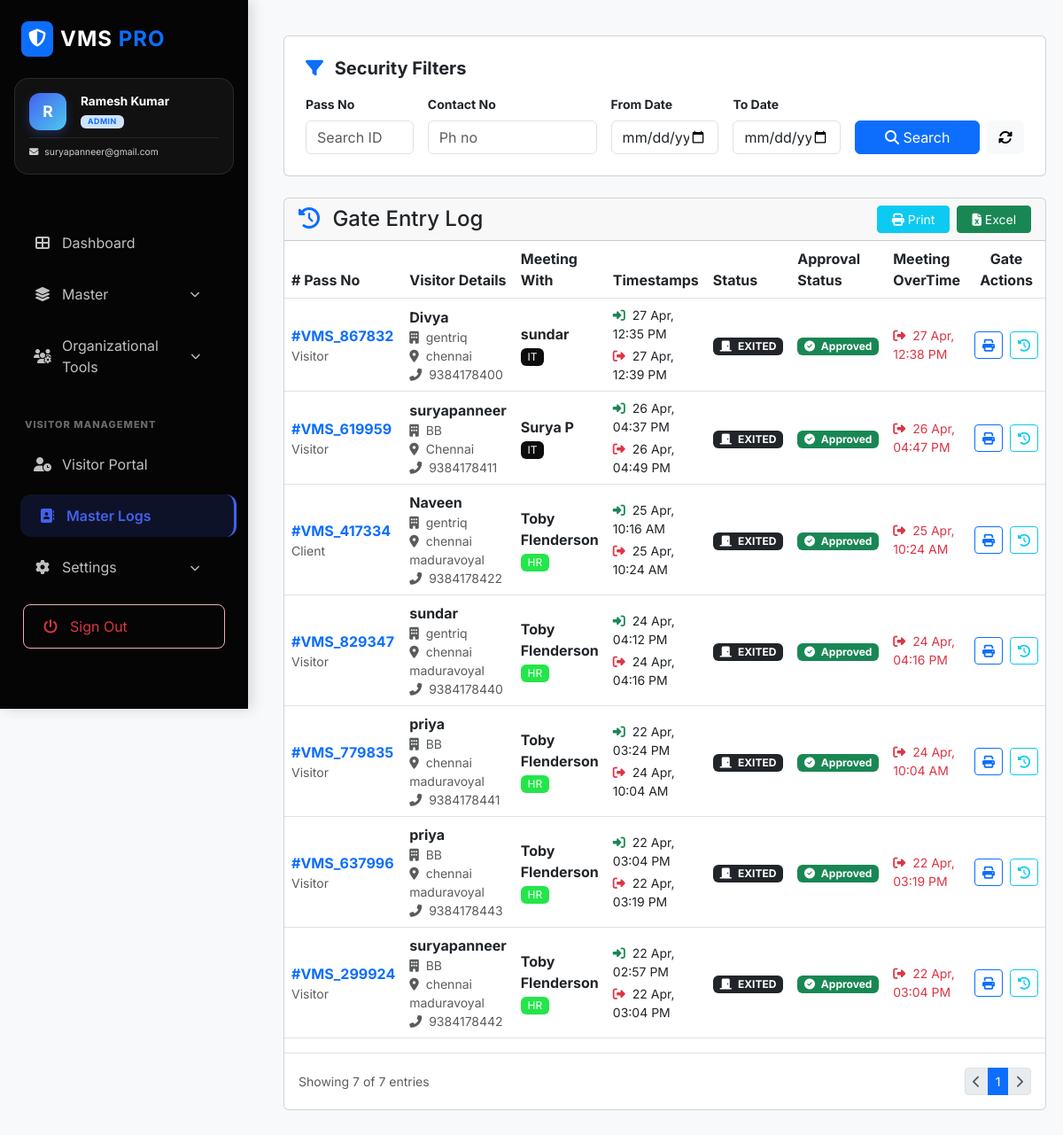
Before: /list_visitor.php (signed in) with the older database file.
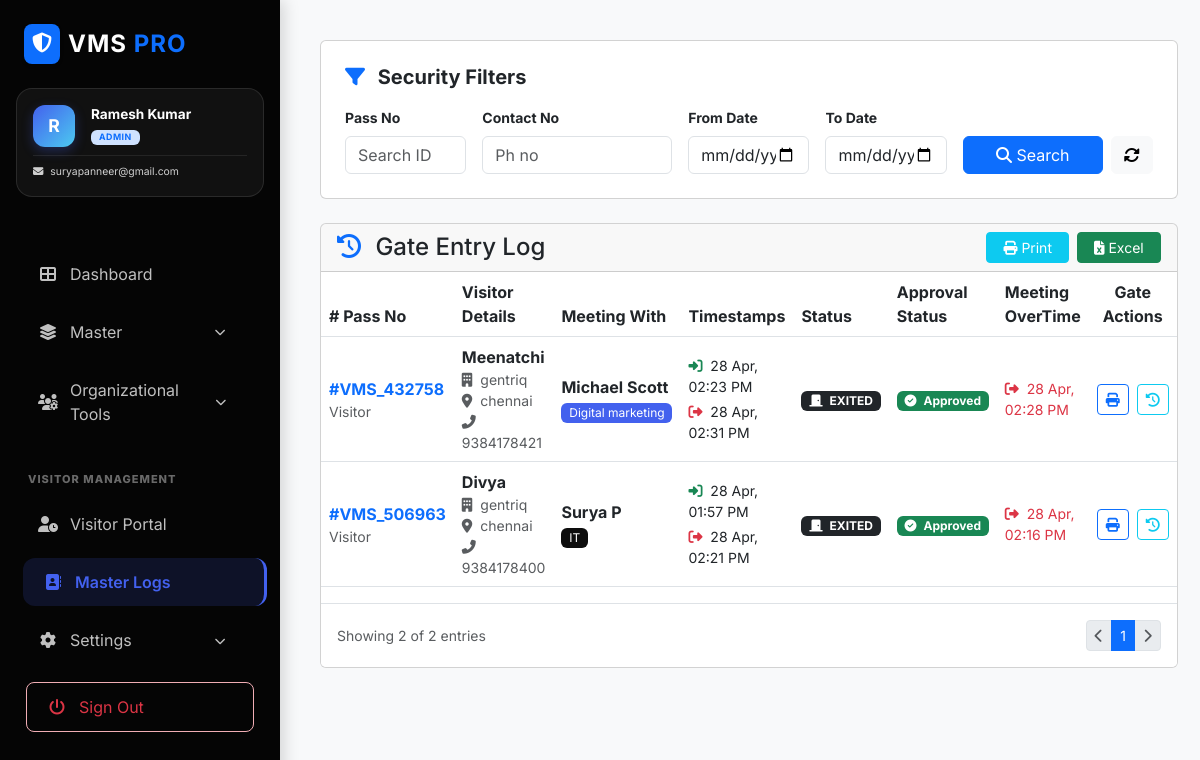
After: the same page with the newer database file.
### tables this page shows
CREATE TABLE `visitor_master` (
  `id` int(11) NOT NULL,
  `pass_no` varchar(50) DEFAULT NULL,
  `img_capture` longtext DEFAULT NULL,
  `person_to_meet` varchar(100) NOT NULL,
  `purpose` varchar(255) NOT NULL,
  `visitor_type` enum('Client','Vendor','Visitor') NOT NULL,
  `company_name` varchar(100) DEFAULT NULL,
  `location` varchar(100) DEFAULT NULL,
  `visitor_name` varchar(100) NOT NULL,
  `contact_no` varchar(15) NOT NULL,
  `email` varchar(100) DEFAULT NULL,
  `devices` text DEFAULT NULL,
  `id_type` varchar(50) DEFAULT NULL,
  `id_upload` varchar(255) DEFAULT NULL,
  `status` enum('Pending','Approved','Rejected') DEFAULT 'Pending',
  `in_time` datetime DEFAULT NULL,
  `out_time` datetime DEFAULT NULL,
  `created_at` timestamp NOT NULL DEFAULT current_timestamp(),
  `vehicle_type` varchar(50) DEFAULT NULL,
  `vehicle_number` varchar(50) DEFAULT NULL,
  `employee_id` int(11) DEFAULT NULL,
  `mobile_count` int(11) DEFAULT NULL,
  `charger_count` int(11) DEFAULT NULL,
  `disc_count` int(11) DEFAULT NULL,
  `laptop_count` int(11) DEFAULT NULL,
  `approval_status` tinyint(4) DEFAULT 0 COMMENT '0=Pending, 1=Approved, 2=Rejected,\r\n3= Schedule',
  `meeting_out_time` datetime DEFAULT NULL
);

CREATE TABLE `users` (
  `id` int(11) NOT NULL,
  `full_name` varchar(100) NOT NULL,
  `email` varchar(150) NOT NULL,
  `password` varchar(255) NOT NULL,
  `contact_no` varchar(20) DEFAULT NULL,
  `designation` varchar(100) DEFAULT NULL,
  `department` varchar(100) DEFAULT NULL,
  `location` varchar(100) DEFAULT NULL,
  `role` varchar(50) DEFAULT 'employee',
  `reporting_manager` varchar(100) DEFAULT NULL,
  `status` enum('Active','Inactive') DEFAULT 'Active',
  `created_at` timestamp NULL DEFAULT current_timestamp()
);

### list_visitor.php (the view, shortened to what the rows shown need)
<?php include("includes/config.php"); ?>
<?php
$limit = 10;
$page = isset($_GET['page']) ? (int)$_GET['page'] : 1;
$offset = ($page - 1) * $limit;
$query = "SELECT v.*, e.full_name AS emp_name, e.department, d.dept_color
          FROM visitor_master v
          LEFT JOIN users e ON v.employee_id = e.id
          LEFT JOIN departments d ON e.department = d.dept_name
          WHERE 1=1";
$final_params = [];
$query .= " ORDER BY v.id DESC LIMIT $limit OFFSET $offset";
$stmt = $con->prepare($query);
$stmt->execute($final_params);
$visitors = $stmt->fetchAll(PDO::FETCH_ASSOC);
?>
<?php include("includes/header.php"); ?>
<div class="content">
    <div class="content-animate">
        <div class="card">
            <div class="card-body p-0">
                <div class="table-responsive">
                    <table class="table table-hover align-middle">
                        <thead>
                            <tr>
                                <th># Pass No</th>
                                <th>Visitor Details</th>
                                <th>Meeting With</th>
                                <th>Timestamps</th>
                                <th>Status</th>
                                <th>Approval Status</th>
                                <th>Meeting OverTime</th>
                                <th class="text-center">Gate Actions</th>
                            </tr>
                        </thead>
                        <tbody>
                            <?php foreach($visitors as $row): ?>
                            <tr>
                                <td>
                                    <span class="fw-bold text-primary">#<?= htmlspecialchars($row['pass_no']) ?></span>
                                    <div class="small text-muted"><?= htmlspecialchars($row['visitor_type']) ?></div>
                                </td>
                                <td>
                                    <div class="fw-bold"><?= htmlspecialchars($row['visitor_name']) ?></div>
                                    <div class="small text-muted"><i class="fas fa-building me-1"></i> <?= htmlspecialchars($row['company_name'] ?: 'Independent') ?></div>
                                    <div class="small text-muted"><i class="fas fa-map-marker-alt me-1"></i> <?= htmlspecialchars($row['location'] ?: 'Not Specified') ?></div>
                                    <div class="small text-muted"><i class="fas fa-phone-alt me-1"></i> <?= htmlspecialchars($row['contact_no']) ?></div>
                                </td>
                                <td>
                                    <div class="fw-bold"><?= htmlspecialchars($row['emp_name']) ?></div>
                                    <div class="badge fw-normal" style="background: <?= !empty($row['dept_color']) ? $row['dept_color'] : '#f8f9fa' ?>; color: <?= !empty($row['dept_color']) ? '#fff' : '#212529' ?>;">
                                        <?= htmlspecialchars($row['department']) ?>
                                    </div>
                                </td>
                                <td>
                                    <div class="small">
                                        <i class="fas fa-sign-in-alt text-success me-1"></i>
                                        <?= date("d M, h:i A", strtotime($row['in_time'])) ?>
                                    </div>
                                    <?php if(!empty($row['out_time'])): ?>
                                    <div class="small mt-1">
                                        <i class="fas fa-sign-out-alt text-danger me-1"></i>
                                        <?= date("d M, h:i A", strtotime($row['out_time'])) ?>
                                    </div>
                                    <?php endif; ?>
                                </td>
                                <td>
                                    <?php if($row['approval_status'] == 3): ?>
                                        <span class="badge bg-info"><i class="fas fa-door-closed me-1"></i> OUTSIDE</span>
                                    <?php elseif(empty($row['out_time'])): ?>
                                        <span class="badge bg-success"><i class="fas fa-door-open me-1"></i> INSIDE</span>
                                    <?php else: ?>
                                        <span class="badge bg-dark"><i class="fas fa-door-closed me-1"></i> EXITED</span>
                                    <?php endif; ?>
                                </td>
                                    <td>
                                        <?php if($row['approval_status'] == 0): ?>
                                            <span class="badge bg-warning text-dark">
                                                <i class="fas fa-clock me-1"></i> Pending
                                            </span>
                                        <?php elseif($row['approval_status'] == 1): ?>
                                            <span class="badge bg-success">
                                                <i class="fas fa-check-circle me-1"></i> Approved
                                            </span>
                                        <?php elseif($row['approval_status'] == 2): ?>
                                            <span class="badge bg-danger">
                                                <i class="fas fa-times-circle me-1"></i> Rejected
                                            </span>
                                        <?php endif; ?>
                                    </td>
                                    <td>
                                        <?php if(!empty($row['meeting_out_time'])): ?>
                                            <div class="small text-danger">
                                                <i class="fas fa-sign-out-alt me-1"></i>
                                                <?= date("d M, h:i A", strtotime($row['meeting_out_time'])) ?>
                                            </div>
                                        <?php endif; ?>
                                    </td>
                                <td>
                                    <div class="d-flex gap-2 justify-content-center">
                                        <?php if($row['approval_status'] == 1): ?>
                                            <a href="receipt.php?pass_no=<?= urlencode($row['pass_no']) ?>"
                                            class="btn btn-outline-primary btn-sm"
                                            title="Print Pass">
                                                <i class="fas fa-print"></i>
                                            </a>
                                            <button class="btn btn-outline-info btn-sm viewTimelineBtn"
                                                title="View Meeting History"
                                                data-id="<?= $row['id'] ?>"
                                                data-name="<?= htmlspecialchars($row['visitor_name']) ?>">
                                                <i class="fas fa-history"></i>
                                            </button>
                                        <?php else: ?>
                                            <span class="text-muted">—</span>
                                        <?php endif; ?>
                                    </div>
                                </td>
                            </tr>
                            <?php endforeach; ?>
                        </tbody>
                    </table>
                </div>
            </div>
        </div>
    </div>
</div>
<?php include("includes/footer.php"); ?>

Changed rows visible on the page:
removed visitor_master: pass_no "VMS_867832", visitor_type "Visitor", visitor_name "Divya", company_name "gentriq", location "chennai", contact_no "9384178400", users.full_name "sundar", users.department "IT", in_time "27 Apr, 12:35 PM", out_time "27 Apr, 12:39 PM", approval_status 1 (drawn), meeting_out_time "27 Apr, 12:38 PM"
removed visitor_master: pass_no "VMS_619959", visitor_type "Visitor", visitor_name "suryapanneer", company_name "BB", location "Chennai", contact_no "9384178411", users.full_name "Surya P", users.department "IT", in_time "26 Apr, 04:37 PM", out_time "26 Apr, 04:49 PM", approval_status 1 (drawn), meeting_out_time "26 Apr, 04:47 PM"
removed visitor_master: pass_no "VMS_417334", visitor_type "Client", visitor_name "Naveen", company_name "gentriq", location "chennai maduravoyal", contact_no "9384178422", users.full_name "Toby Flenderson", users.department "HR", in_time "25 Apr, 10:16 AM", out_time "25 Apr, 10:24 AM", approval_status 1 (drawn), meeting_out_time "25 Apr, 10:24 AM"
removed visitor_master: pass_no "VMS_829347", visitor_type "Visitor", visitor_name "sundar", company_name "gentriq", location "chennai maduravoyal", contact_no "9384178440", users.full_name "Toby Flenderson", users.department "HR", in_time "24 Apr, 04:12 PM", out_time "24 Apr, 04:16 PM", approval_status 1 (drawn), meeting_out_time "24 Apr, 04:16 PM"
removed visitor_master: pass_no "VMS_779835", visitor_type "Visitor", visitor_name "priya", company_name "BB", location "chennai maduravoyal", contact_no "9384178441", users.full_name "Toby Flenderson", users.department "HR", in_time "22 Apr, 03:24 PM", out_time "24 Apr, 10:04 AM", approval_status 1 (drawn), meeting_out_time "24 Apr, 10:04 AM"
removed visitor_master: pass_no "VMS_637996", visitor_type "Visitor", visitor_name "priya", company_name "BB", location "chennai maduravoyal", contact_no "9384178443", users.full_name "Toby Flenderson", users.department "HR", in_time "22 Apr, 03:04 PM", out_time "22 Apr, 03:19 PM", approval_status 1 (drawn), meeting_out_time "22 Apr, 03:19 PM"
removed visitor_master: pass_no "VMS_299924", visitor_type "Visitor", visitor_name "suryapanneer", company_name "BB", location "chennai maduravoyal", contact_no "9384178442", users.full_name "Toby Flenderson", users.department "HR", in_time "22 Apr, 02:57 PM", out_time "22 Apr, 03:04 PM", approval_status 1 (drawn), meeting_out_time "22 Apr, 03:04 PM"
added visitor_master: pass_no "VMS_432758", visitor_type "Visitor", visitor_name "Meenatchi", company_name "gentriq", location "chennai", contact_no "9384178421", users.full_name "Michael Scott", users.department "Digital marketing", in_time "28 Apr, 02:23 PM", out_time "28 Apr, 02:31 PM", approval_status 1 (drawn), meeting_out_time "28 Apr, 02:28 PM"
added visitor_master: pass_no "VMS_506963", visitor_type "Visitor", visitor_name "Divya", company_name "gentriq", location "chennai", contact_no "9384178400", users.full_name "Surya P", users.department "IT", in_time "28 Apr, 01:57 PM", out_time "28 Apr, 02:21 PM", approval_status 1 (drawn), meeting_out_time "28 Apr, 02:16 PM"
Other visible differences:
count($visitors): "7" → "2"
$total_records: "7" → "2"
